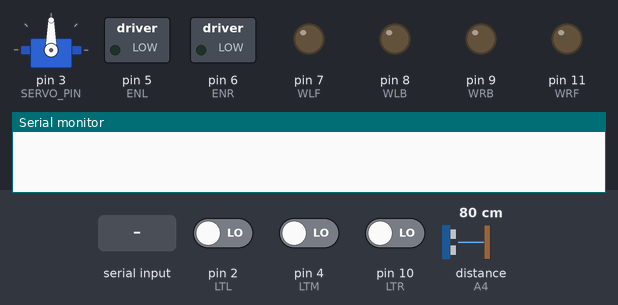
Simulated run of this sketch. Board: Arduino Uno, built with avr-gcc and run on an emulated ATmega328P. Shown: servo, switched loads named in the sketch (green lamp = pin HIGH), output pins drawn as LEDs (lit = HIGH), the last lines printed to the serial monitor. The inputs (shaded band) are chosen by the test bench; at power-on: pin 2 (LTL) LOW, pin 10 (LTR) LOW, pin 4 (LTM) LOW, distance to the obstacle (sensor on A4) 80 cm. The echo pulse lasts 58.3 µs per cm; pins used as bus, display or sensor lines are not drawn.

Above: at 1.7 s.
1.8 s: "L90\n" received over the second serial link
At 2.2 s:
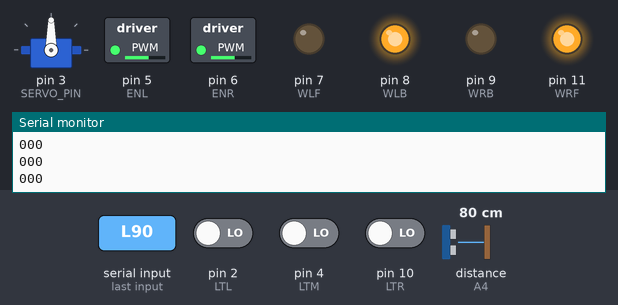
3.3 s: pin 2 (LTL) driven HIGH
At 4.5 s:
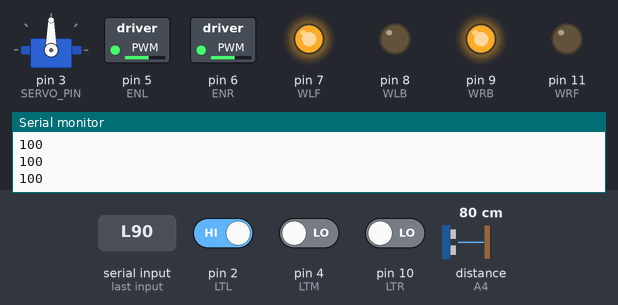
4.8 s: pin 10 (LTR) driven HIGH
At 5.7 s:
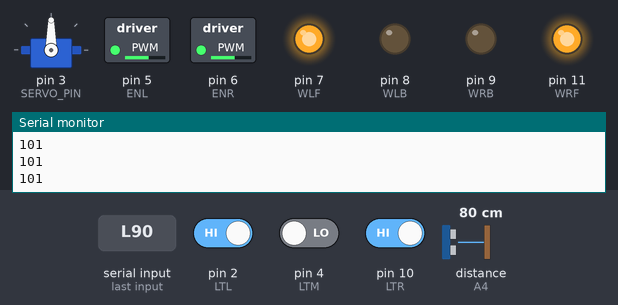
6.3 s: pin 4 (LTM) driven HIGH
At 8.6 s:
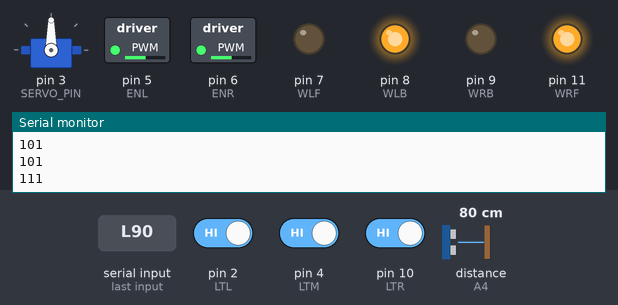
9.3 s: pin 4 (LTM) driven LOW
At 10.3 s:
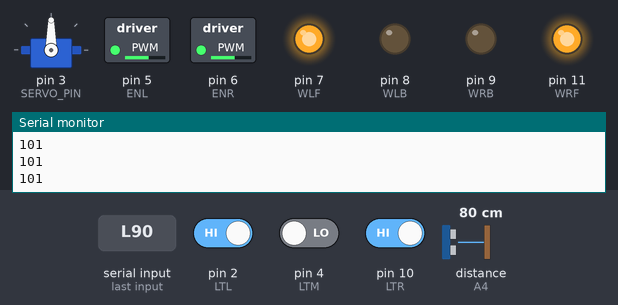
10.8 s: "O90\n" received over the second serial link
Timing chart, 0 to 13.8 s (numbered marks = the images above; inputs shaded):
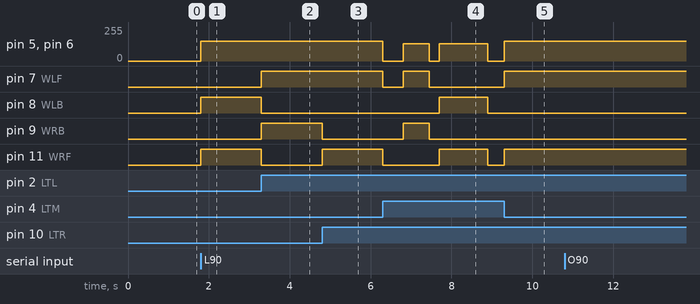

Measured:
- after the input at 1.8 s, pin 5 (ENL), pin 6 (ENR): 0/255 → 150/255 at once; pin 8 (WLB), pin 11 (WRF): LOW → HIGH at once
- after the input at 3.3 s, pin 7 (WLF), pin 9 (WRB): LOW → HIGH at once; pin 8 (WLB), pin 11 (WRF): HIGH → LOW at once
- after the input at 4.8 s, pin 9 (WRB): HIGH → LOW at once; pin 11 (WRF): LOW → HIGH at once
- after the input at 6.3 s, pin 5 (ENL), pin 6 (ENR): goes 0/255 0.50 s, 130/255 0.65 s, 0/255 0.25 s, 130/255 1.2 s, then 0/255, starting at once
- after the input at 9.3 s, pin 5 (ENL), pin 6 (ENR): 0/255 → 150/255 at once; pin 7 (WLF), pin 11 (WRF): LOW → HIGH at once

The sketch:

RobotCarApp.ino
```cpp
#include <SoftwareSerial.h>
#include <Servo.h> // include the servo libary this gives us access to functions and classes from the library

// TX and RX pin numbers
const uint8_t BLU_RX_ARD_TX = 1;
const uint8_t BLU_TX_ARD_RX = 0;

SoftwareSerial bluetooth(BLU_TX_ARD_RX, BLU_RX_ARD_TX);

Servo servosweep; // create a Servo class object with the name servosweep

const int SERVO_PIN = 3; // Servo motor control pin

// motor control pins
const int ENL =  5; // Enable left
const int ENR = 6; // Enable right
const int WLF = 7; // wheel left front (when high and back low causes wheels to spin forward)
const int WLB = 8; // wheel left back
const int WRF = 11; // wheel right front (when high and back low causes wheels to spin forward)
const int WRB = 9; // wheel right back

// line tracking IR sensor pins
const int LTL = 2; // line tracking left
const int LTM = 4; // line tracking middle
const int LTR = 10; // line tracking right

// intialising move speed and turn speed for line following mode
const int DEFAULT_SPEED = 150;
const int DEFAULT_TURN_SPEED = 130;

// Echo and Trig pins of ultrasonic sensor
const int ECHO = A4;
const int TRIG = A5;

const int DECISION_DISTANCE_CM = 30; // the distance at which to consider another direction to avoid collision

const unsigned long TIME_FOR_90_TURN = 600; // the time that it takes for a 90 degree turn at 130 turn speed (this value might be different depending on the surface and operating conditions)


// intalising the car move speed and car turn speed
int carSpeed = 255;
int carTurnSpeed = 255;

bool lost = false; // This variable keeps track of if we have lost the track or not it is used to determine when the car should stop moving
bool lastDirectionRight = true; // keeps track of the last direction turned in right is true and left is false

String currentState = "manual";

String recieved = ""; // the last recieved message

const int messageIntervalTime = 100; // the time between messages used to ensure that messages have enough time to send
unsigned long messageTimer = 0; // keeps track of the time since the last message was sent same data type as returned variable from the millis function

void setup()
{
    bluetooth.begin(9600);
    Serial.begin(9600);
    // setting all the pinmodes for the motor pins and the IR pins
    pinMode(WLF, OUTPUT);
    pinMode(WLB, OUTPUT);
    pinMode(WRB, OUTPUT);
    pinMode(WRF, OUTPUT);
    pinMode(ENL, OUTPUT);
    pinMode(ENR, OUTPUT);
    pinMode(LTL, INPUT);
    pinMode(LTM, INPUT);
    pinMode(LTR, INPUT);
    pinMode(TRIG, OUTPUT);
    pinMode(ECHO,INPUT);

    servosweep.attach(SERVO_PIN); // set the pin SERVO_PIN as the pin we use to communicate with the servo motor, when we use the servosweep object functions they will act on this pin

    // setting trig to low intially as we need it to start low when communicating with the ultrasonic sensor
    digitalWrite(TRIG, LOW);

    // setting the starting angle for the servo at 90 degrees so that it faces forward
    servosweep.write(90);
    delay(500);
}

void loop()
{
    newBluetoothMessage();

    if (currentState == "manual")
    {
        manualControl(recieved);
    }
    else if (currentState == "lineFollower")
    {
        lineFollower();
    }
    else if (currentState == "obstacleAvoidance")
    {
        obstacleAvoidance();
    }
}

bool newBluetoothMessage()
{
    char charBuffer[20];//most we would ever see
    if (bluetooth.available() > 0)
    {
        int numberOfBytesReceived = bluetooth.readBytesUntil('\n', charBuffer, 19);
        charBuffer[numberOfBytesReceived] = NULL;
        recieved = charBuffer;
        if (recieved[0] == 'M')
        {
            servosweep.write(90);
            currentState = "manual";
            stop();
        }
        else if (recieved[0] == 'L')
        {
            lost = false;
            servosweep.write(90);
            currentState = "lineFollower";
            stop();
        }
        else if (recieved[0] == 'O')
        {
            // setting the starting angle for the servo at 90 degrees so that it faces forward
            servosweep.write(90);
            delay(500);
            currentState = "obstacleAvoidance";
            stop();
        }
        return true;
    }
    else
    {
        return false;
    }
}

void manualControl(String code)
{
    if (code[0] == 'W')
    {
      forwards(carSpeed);
    }
    else if (code[0] == 'A')
    {
      antiClockwise(carTurnSpeed);
    }
    else if (code[0] == 'S')
    {
      backwards(carSpeed);
    }
    else if (code[0] == 'D')
    {
      clockwise(carTurnSpeed);
    }
    else if (code[0] == 'P')
    {
      stop();
    }
    else if (code[0] == 'C')
    {
        stop();
        carSpeed = 255;
        carTurnSpeed = 255;
    }
    else if (code[0] == 'V')
    {
        code.remove(0, 1);
        carSpeed = code.toInt();
    }
    else if (code[0] == 'T')
    {
        code.remove(0, 1);
        carTurnSpeed = code.toInt();
    }
    else if (code[0] == 'Z')
    {
        code.remove(0, 1);
        if (code[0] == '-')
        {
            code.remove(0, 1);
            carTurnSpeed = (255 * code.toInt()) / 10;
            antiClockwise(carTurnSpeed);
        }
        else
        {
            carTurnSpeed = (255 * code.toInt()) / 10;
            clockwise(carTurnSpeed);
        }
    }
    else if (code[0] == 'X')
    {
        code.remove(0, 1);
        if (code[0] == '-')
        {
            code.remove(0, 1);
            carSpeed = (255 * code.toInt()) / 10;
            forwards(carSpeed);
        }
        else
        {
            carSpeed = (255 * code.toInt()) / 10;
            backwards(carSpeed);
        }
    }
}

void lineFollower()
{
    // storing the sensor readings for this loop for use in the checks below (constant because they shouldn't change during the loop iteration they are read in)
    const bool VLTL = digitalRead(LTL);
    const bool VLTM = digitalRead(LTM);
    const bool VLTR = digitalRead(LTR);

    // check if car not lost (still following a line) and all IR sensors return 1 (not on black line)
    if (!lost && VLTL && VLTM && VLTR)
    {
        stop(); // stop the car
        while (messageTimer + messageIntervalTime > millis()){} // wait until there is enough time between messages
        Serial.println("111"); // send the meesage 111 corresponding to the sensor value readings wish means searching for track
        messageTimer = millis(); // reset the message timer for the next message

        // if the code gets here it means that the car has gone of the track
        // so we will search for the track using the function below
        searchForTrack();
    }
    else if (!VLTL) // check if the left IR sensor detected a blackline
    {
        lost = false; // set lost to false since if the left IR sensor detect we are back on track so we should search again when we lose it
        lastDirectionRight = false; // set the last rotation direction to left (the vairable is a bool false for left true for right)
        antiClockwise(DEFAULT_SPEED); // rotate anticlockwise at DEFAULT_SPEED (set above)

        if (messageTimer + messageIntervalTime <= millis())
        {
            String sensorValues = "";
            if (VLTL) { sensorValues += "1";} else {sensorValues += "0";}
            if (VLTM) { sensorValues += "1";} else {sensorValues += "0";}
            if (VLTR) { sensorValues += "1";} else {sensorValues += "0";}
            Serial.println(sensorValues); // send sensor values if enough time since last message
            messageTimer = millis(); // reset the message timer for the next message
        }
    }
    else if (!VLTR) // check if the right IR sensor detected a blackline
    {
        lost = false; // set lost to false since if the right IR sensor detect we are back on track so we should search again when we lose it
        lastDirectionRight = true; // set the last rotation direction to right (the vairable is a bool false for left true for right)
        clockwise(DEFAULT_SPEED); // rotate clockwise at DEFAULT_SPEED (set above)

        if (messageTimer + messageIntervalTime <= millis())
        {
            String sensorValues = "";
            if (VLTL) { sensorValues += "1";} else {sensorValues += "0";}
            if (VLTM) { sensorValues += "1";} else {sensorValues += "0";}
            if (VLTR) { sensorValues += "1";} else {sensorValues += "0";}
            Serial.println(sensorValues); // send sensor values if enough time since last message
            messageTimer = millis(); // reset the message timer for the next message
        }
    }
    else if (!VLTM) // check if the middle IR sensor detected a blackline
    {
        lost = false; // set lost to false since if the middle IR sensor detect we are back on track so we should search again when we lose it
        forwards(DEFAULT_SPEED); // move forwards at DEFAULT_SPEED (set above)

        if (messageTimer + messageIntervalTime <= millis())
        {
            String sensorValues = "";
            if (VLTL) { sensorValues += "1";} else {sensorValues += "0";}
            if (VLTM) { sensorValues += "1";} else {sensorValues += "0";}
            if (VLTR) { sensorValues += "1";} else {sensorValues += "0";}
            Serial.println(sensorValues); // send sensor values if enough time since last message
            messageTimer = millis(); // reset the message timer for the next message
        }
    }
    else // if no other check is true just stop this should only happen if we have lost the track (the end condidtion in this case)
    {
        stop();

        if (messageTimer + messageIntervalTime <= millis())
        {
            Serial.println("s"); // send s to show that the track is either done or lost and car is stopped if enough time since last message
            messageTimer = millis(); // reset the message timer for the next message
        }
    }
}

void obstacleAvoidance()
{
    // store the distance in cm in for later checks
    int distanceCM = getDistanceCM();

    // if the distance is greater than the decision distance keep moving forward otherwise check left and right direction and move in the direction with most space
    if (distanceCM > DECISION_DISTANCE_CM)
    {
        forwards(DEFAULT_SPEED);
        if (messageTimer + messageIntervalTime <= millis())
        {
            String message = "f" + String(distanceCM);
            Serial.println(message); // send current distance if enough time since last message
            messageTimer = millis(); // reset the message timer for the next message
        }
    }
    else
    {
        stop();
        while (messageTimer + messageIntervalTime > millis()){} // wait until there is enough time between messages
        if (messageTimer + messageIntervalTime <= millis())
        {
            String message = "r" + String(distanceCM);
            Serial.println(message); // send current distance if enough time since last message
            messageTimer = millis(); // reset the message timer for the next message
        }
        redirect(); // checks right and left to decide if it should rotate right or left or moveback a bit instead if both directions are blocked
    }

    delay(50); // small delay to force small movement before another decision is made smooths out movement a bit
}

// redirects the car to a different direction
void redirect()
{
    stop(); // stop the car while making decsisions to avoid crashing
    if (newBluetoothMessage() && (recieved[0] == 'L' || recieved[0] == 'M')){return;}
    servosweep.write(0); // turn the sensor right
    delay(500); // delay to give time for the servo to turn the sensor fully to the right
    int distanceRightCM = getDistanceCM(); // get the distance in the right direction

    if (newBluetoothMessage() && (recieved[0] == 'L' || recieved[0] == 'M')){return;}
    servosweep.write(180); // turn the sensor left now
    delay(500); // delay to give the servo time to fully rotate the sensor left
    int distanceLeftCM = getDistanceCM(); // get the distance in the left direction

    // if both distances are smaller than the decision distance move back for a bit and call the redirect function again to check left and right again now
    if (distanceLeftCM < DECISION_DISTANCE_CM && distanceRightCM < DECISION_DISTANCE_CM)
    {
        if (newBluetoothMessage() && (recieved[0] == 'L' || recieved[0] == 'M')){return;}
        backwards(DEFAULT_SPEED); // move the car backwards at the car speed
        delay(500); // delay to allow for this small backwards movement to happen
        redirect(); // call redirect again to check if the left and right direction are now clear
        return; // the last recursivley called redirect will handle setting the sensor back in the right place so exit the function here to avoid waiting an extra 500ms per recursive call
        // (this could add up to a lot depending on how deep in the recursion we are)
    }
    else if (distanceRightCM > distanceLeftCM) // if either left or right distances are larger than the decision distance check if right is bigger than left if so turn right
    {
        clockwise(DEFAULT_TURN_SPEED); // turn right
        delay(TIME_FOR_90_TURN); // delay to allow for 90 degree turn both the turnspeed and the time for the turn are predetermined but might be different depending on car battery level and enviornment
        stop(); // stop the car after the turn is done
    }
    else // if here than left distance is larger than the decision distance and the right distance so turn left
    {
        antiClockwise(DEFAULT_TURN_SPEED); // turn left
        delay(TIME_FOR_90_TURN); // delay to allow for 90 degree turn both the turnspeed and the time for the turn are predetermined but might be different depending on car battery level and enviornment
        stop(); // stop the car after the turn is done
    }

    if (newBluetoothMessage() && (recieved[0] == 'L' || recieved[0] == 'M')){return;}
    servosweep.write(90); // rotate the sensor back to the front
    delay(500); // delay to give time for the rotation to finsih before moving on
}

// returns the distance in cm determined using the ultrasonic sensor
int getDistanceCM()
{
  // sending a 10 microsecond long pulse to the ultrasonic sensor this causes the sensor to send out a sound wave and send back a pulse that we can use to determine the distance
    digitalWrite(TRIG, HIGH);
    delayMicroseconds(10);
    digitalWrite(TRIG, LOW);

    // storing the duration that the returned pulse in echo is high for this is the time taken for the sound to travel from  the sensor and back after bouncing from an object in microseconds
    int duration = pulseIn(ECHO, HIGH);

    // return the distance in cm of the object that the sound bounced back from (all constants are precomupted for effiency leading to this formula assuming 20C and 50% humidity)
    return duration / 58;
}

// searches for the track by rotating the car 90 degrees clockwise and breaking out of the loop if it find the track again
// if not it rotates 180 degrees anticlockwise and breaking out of the loop if it find the track again the extra 90 degrees is to compensate for rotating 90 degreees clockwise before
// this function is quite usefull when 90 degree turns are encountered
void searchForTrack()
{
    // stop for a small amount of time to allow the car to come to halt before rotating
    stop();
    if (newBluetoothMessage() && (recieved[0] == 'O' || recieved[0] == 'M')){return;}
    delay(500);
    unsigned long currentTime = millis(); // store the current time (unsigned long to match the data type of millis() and avoid issues when the device has been on for too long)
    while (currentTime + TIME_FOR_90_TURN + 50 > millis()) // for the amount of time it takes for a 90 degree turn at 130 speed rotate clockwise and look for a blackline (adding 50 to compensate for the lower time at max speed)
    {
        if (newBluetoothMessage() && (recieved[0] == 'O' || recieved[0] == 'M')){return;}
        if (lastDirectionRight) // this check is to determine which direction to rotate in first
        {
            clockwise(DEFAULT_TURN_SPEED);
            if (!digitalRead(LTR)) // check if a black line was found on the right IR sensor (this is the first sensor to find the line when turning clockwise)
            {
                return; // if black line was found exit the function and continue with the rest of the code
            }
        }
        else
        {
            antiClockwise(DEFAULT_TURN_SPEED);
            if (!digitalRead(LTL)) // check if a black line was found on the left IR sensor (this is the first sensor to find the line when turning anticlockwise)
            {
                return; // if black line was found exit the function and continue with the rest of the code
            }
        }
    }

    // stop for a small amount of time to allow the car to come to halt before rotating in the opposite direction
    stop();
    delay(250);
    lastDirectionRight = !lastDirectionRight;
    currentTime = millis(); // store the current time again
    while (currentTime + (TIME_FOR_90_TURN * 2) > millis()) // rotate anticlockwise for double the time it takes to make a 90 degree turn to make a 180 degree turn while searching
    {
        if (newBluetoothMessage() && (recieved[0] == 'O' || recieved[0] == 'M')){return;}
        if (lastDirectionRight) // this check is to determine which direction to rotate in first
        {
            clockwise(DEFAULT_TURN_SPEED);
            if (!digitalRead(LTR)) // check if a black line was found on the right IR sensor (this is the first sensor to find the line when turning clockwise)
            {
                return; // if black line was found exit the function and continue with the rest of the code
            }
        }
        else
        {
            antiClockwise(DEFAULT_TURN_SPEED);
            if (!digitalRead(LTL)) // check if a black line was found on the left IR sensor (this is the first sensor to find the line when turning anticlockwise)
            {
                return; // if black line was found exit the function and continue with the rest of the code
            }
        }
    }

    // if we get here it means we failed to find the blackline so set lost to true to stop the car from searching when the sensors don't detect anything and stop the car
    lost = true;
    stop();
}

// moves the car forwards at a given speed from 0 to 255
void forwards(int carSpeed)
{
    analogWrite(ENL, carSpeed);
    analogWrite(ENR, carSpeed);
    digitalWrite(WLF, HIGH);
    digitalWrite(WLB, LOW);
    digitalWrite(WRF, HIGH);
    digitalWrite(WRB, LOW);
}

// moves the car backwards at a given speed from 0 to 255
void backwards(int carSpeed)
{
    analogWrite(ENL, carSpeed);
    analogWrite(ENR, carSpeed);
    digitalWrite(WLF, LOW);
    digitalWrite(WLB, HIGH);
    digitalWrite(WRF, LOW);
    digitalWrite(WRB, HIGH);

}

// rotate the car anticlockwise
void antiClockwise(int carSpeed)
{
    analogWrite(ENL, carSpeed);
    analogWrite(ENR, carSpeed);
    digitalWrite(WLF, LOW);
    digitalWrite(WLB, HIGH);
    digitalWrite(WRF, HIGH);
    digitalWrite(WRB, LOW);
}

// rotate the car clockwise
void clockwise(int carSpeed)
{
    analogWrite(ENL, carSpeed);
    analogWrite(ENR, carSpeed);
    digitalWrite(WLF, HIGH);
    digitalWrite(WLB, LOW);
    digitalWrite(WRF, LOW);
    digitalWrite(WRB, HIGH);
}

// stop the car
void stop()
{
    digitalWrite(ENL, LOW);
    digitalWrite(ENR, LOW);
    // the values below don't matter since ENL and ENR are low however it makes sense for everything to be low if the car is not moving
    digitalWrite(WLF, LOW);
    digitalWrite(WLB, LOW);
    digitalWrite(WRF, LOW);
    digitalWrite(WRB, LOW);
}
```
